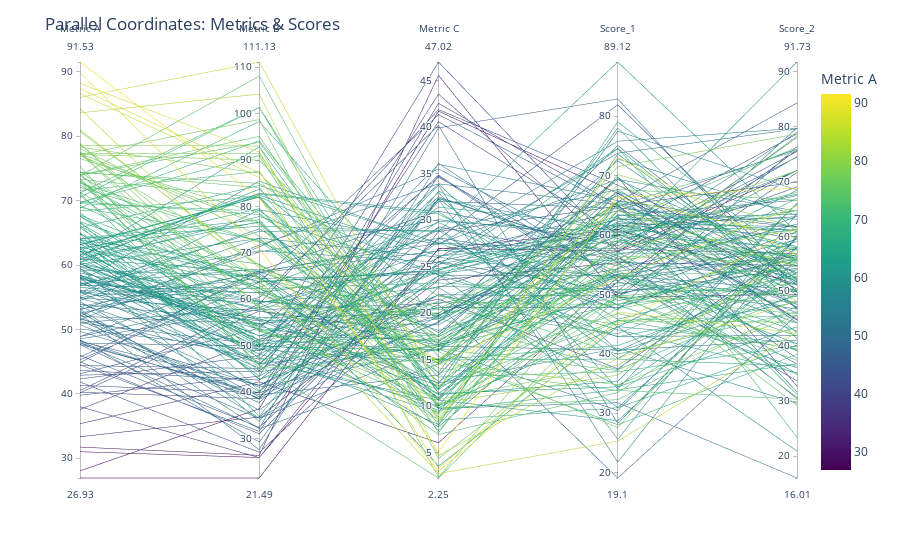

Source (notebook cell):
### Code cell
import pandas as pd
import plotly.express as px
import matplotlib.pyplot as plt
plt.figure(figsize=(15,15))
df = pd.read_csv("main.csv")
# sample if too dense
fig = px.parallel_coordinates(
    df.sample(200, random_state=42),
    color="Metric_A",
    dimensions=["Metric_A","Metric_B","Metric_C","Score_1","Score_2"],
    labels={"Metric_A":"Metric A","Metric_B":"Metric B","Metric_C":"Metric C"},
    color_continuous_scale=px.colors.sequential.Viridis
)
fig.update_layout(title="Parallel Coordinates: Metrics & Scores")
fig.show()

### Figure 1 — Plotly figure (JSON) as saved in the notebook; plotly's stock layout.template omitted (floating-point values rounded to 4 significant figures; data arrays with more than 128 entries replaced by an {"elided": "..."} marker saying what was removed)
{"data": [{"dimensions": [{"label": "Metric A", "values": {"elided": "200 float values"}}, {"label": "Metric B", "values": {"elided": "200 float values"}}, {"label": "Metric C", "values": {"elided": "200 float values"}}, {"label": "Score_1", "values": {"elided": "200 float values"}}, {"label": "Score_2", "values": {"elided": "200 float values"}}], "domain": {"x": [0, 1], "y": [0, 1]}, "line": {"color": {"elided": "200 float values"}, "coloraxis": "coloraxis"}, "name": "", "type": "parcoords"}], "layout": {"coloraxis": {"colorbar": {"title": {"text": "Metric A"}}, "colorscale": [[0, "#440154"], [0.1111, "#482878"], [0.2222, "#3e4989"], [0.3333, "#31688e"], [0.4444, "#26828e"], [0.5556, "#1f9e89"], [0.6667, "#35b779"], [0.7778, "#6ece58"], [0.8889, "#b5de2b"], [1, "#fde725"]]}, "legend": {"tracegroupgap": 0}, "margin": {"t": 60}, "title": {"text": "Parallel Coordinates: Metrics & Scores"}}}
